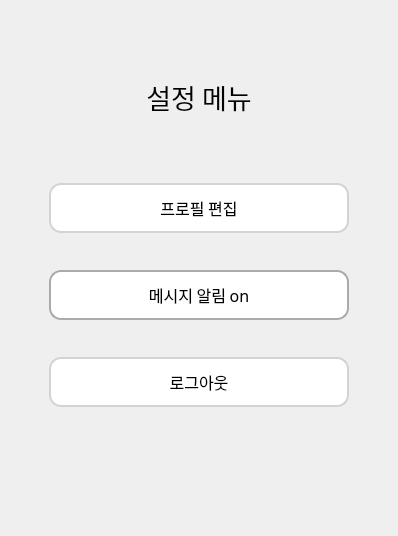
     <widget class="QWidget" name="page_setting">
      <layout class="QVBoxLayout" name="verticalLayout_3">
       <property name="spacing">
        <number>0</number>
       </property>
       <property name="leftMargin">
        <number>0</number>
       </property>
       <property name="topMargin">
        <number>0</number>
       </property>
       <property name="rightMargin">
        <number>0</number>
       </property>
       <property name="bottomMargin">
        <number>0</number>
       </property>
       <item>
        <widget class="QWidget" name="widget" native="true">
         <property name="sizePolicy">
          <sizepolicy hsizetype="Expanding" vsizetype="Maximum">
           <horstretch>0</horstretch>
           <verstretch>0</verstretch>
          </sizepolicy>
         </property>
         <property name="minimumSize">
          <size>
           <width>0</width>
           <height>43</height>
          </size>
         </property>
         <property name="font">
          <font>
           <family>Malgun Gothic</family>
           <pointsize>11</pointsize>
          </font>
         </property>
         <layout class="QHBoxLayout" name="horizontalLayout_8">
          <item>
           <spacer name="horizontalSpacer_4">
            <property name="orientation">
             <enum>Qt::Horizontal</enum>
            </property>
            <property name="sizeHint" stdset="0">
             <size>
              <width>40</width>
              <height>20</height>
             </size>
            </property>
           </spacer>
          </item>
          <item>
           <widget class="QPushButton" name="btn_close_1">
            <property name="text">
             <string/>
            </property>
            <property name="icon">
             <iconset>
              <normaloff>../Images/img_close.png</normaloff>../Images/img_close.png</iconset>
            </property>
            <property name="iconSize">
             <size>
              <width>22</width>
              <height>22</height>
             </size>
            </property>
            <property name="autoDefault">
             <bool>false</bool>
            </property>
            <property name="flat">
             <bool>true</bool>
            </property>
           </widget>
          </item>
         </layout>
        </widget>
       </item>
       <item>
        <widget class="QWidget" name="widget_2" native="true">
         <property name="sizePolicy">
          <sizepolicy hsizetype="Expanding" vsizetype="Expanding">
           <horstretch>0</horstretch>
           <verstretch>0</verstretch>
          </sizepolicy>
         </property>
         <property name="minimumSize">
          <size>
           <width>0</width>
           <height>290</height>
          </size>
         </property>
         <layout class="QVBoxLayout" name="verticalLayout_2">
          <property name="topMargin">
           <number>15</number>
          </property>
          <item>
           <widget class="QWidget" name="widget_3" native="true">
            <property name="sizePolicy">
             <sizepolicy hsizetype="Expanding" vsizetype="Maximum">
              <horstretch>0</horstretch>
              <verstretch>0</verstretch>
             </sizepolicy>
            </property>
            <property name="minimumSize">
             <size>
              <width>300</width>
              <height>55</height>
             </size>
            </property>
            <layout class="QHBoxLayout" name="horizontalLayout">
             <item>
              <widget class="QLabel" name="label">
               <property name="minimumSize">
                <size>
                 <width>0</width>
                 <height>50</height>
                </size>
               </property>
               <property name="font">
                <font>
                 <family>Malgun Gothic</family>
                 <pointsize>20</pointsize>
                </font>
               </property>
               <property name="text">
                <string>&lt;html&gt;&lt;head/&gt;&lt;body&gt;&lt;p align=&quot;center&quot;&gt;설정 메뉴&lt;/p&gt;&lt;/body&gt;&lt;/html&gt;</string>
               </property>
              </widget>
             </item>
            </layout>
           </widget>
          </item>
          <item>
           <widget class="QWidget" name="widget_4" native="true">
            <property name="sizePolicy">
             <sizepolicy hsizetype="Expanding" vsizetype="Expanding">
              <horstretch>0</horstretch>
              <verstretch>0</verstretch>
             </sizepolicy>
            </property>
            <property name="minimumSize">
             <size>
              <width>0</width>
              <height>390</height>
             </size>
            </property>
            <layout class="QHBoxLayout" name="horizontalLayout_2">
             <property name="leftMargin">
              <number>40</number>
             </property>
             <property name="rightMargin">
              <number>40</number>
             </property>
             <property name="bottomMargin">
              <number>80</number>
             </property>
             <item>
              <layout class="QVBoxLayout" name="verticalLayout_5">
               <property name="spacing">
                <number>0</number>
               </property>
               <item>
                <widget class="QPushButton" name="btn_profile">
                 <property name="sizePolicy">
                  <sizepolicy hsizetype="Minimum" vsizetype="Maximum">
                   <horstretch>0</horstretch>
                   <verstretch>0</verstretch>
                  </sizepolicy>
                 </property>
                 <property name="minimumSize">
                  <size>
                   <width>300</width>
                   <height>50</height>
                  </size>
                 </property>
                 <property name="font">
                  <font>
                   <family>Malgun Gothic</family>
                   <pointsize>12</pointsize>
                  </font>
                 </property>
                 <property name="styleSheet">
                  <string notr="true">border:2px solid lightgray;
border-radius:12px;
background: #FFF;</string>
                 </property>
                 <property name="text">
                  <string>프로필 편집</string>
                 </property>
                </widget>
               </item>
               <item>
                <widget class="QPushButton" name="btn_notice">
                 <property name="sizePolicy">
                  <sizepolicy hsizetype="Minimum" vsizetype="Maximum">
                   <horstretch>0</horstretch>
                   <verstretch>0</verstretch>
                  </sizepolicy>
                 </property>
                 <property name="minimumSize">
                  <size>
                   <width>300</width>
                   <height>50</height>
                  </size>
                 </property>
                 <property name="font">
                  <font>
                   <family>Malgun Gothic</family>
                   <pointsize>12</pointsize>
                  </font>
                 </property>
                 <property name="styleSheet">
                  <string notr="true">#btn_notice { 
	border:2px solid lightgray;
	border-radius:12px;
	background: #FFF;
}
#btn_notice:checked { 
	border:2px solid #aaa;
}</string>
                 </property>
                 <property name="text">
                  <string>메시지 알림 on</string>
                 </property>
                 <property name="checkable">
                  <bool>true</bool>
                 </property>
                 <property name="checked">
                  <bool>true</bool>
                 </property>
                 <property name="autoRepeat">
                  <bool>false</bool>
                 </property>
                 <property name="flat">
                  <bool>false</bool>
                 </property>
                </widget>
               </item>
               <item>
                <widget class="QPushButton" name="btn_logout">
                 <property name="sizePolicy">
                  <sizepolicy hsizetype="Minimum" vsizetype="Maximum">
                   <horstretch>0</horstretch>
                   <verstretch>0</verstretch>
                  </sizepolicy>
                 </property>
                 <property name="minimumSize">
                  <size>
                   <width>300</width>
                   <height>50</height>
                  </size>
                 </property>
                 <property name="font">
                  <font>
                   <family>Malgun Gothic</family>
                   <pointsize>12</pointsize>
                  </font>
                 </property>
                 <property name="styleSheet">
                  <string notr="true">border:2px solid lightgray;
border-radius:12px;
background: #FFF;</string>
                 </property>
                 <property name="text">
                  <string>로그아웃</string>
                 </property>
                </widget>
               </item>
              </layout>
             </item>
            </layout>
           </widget>
          </item>
         </layout>
        </widget>
       </item>
      </layout>
     </widget>
